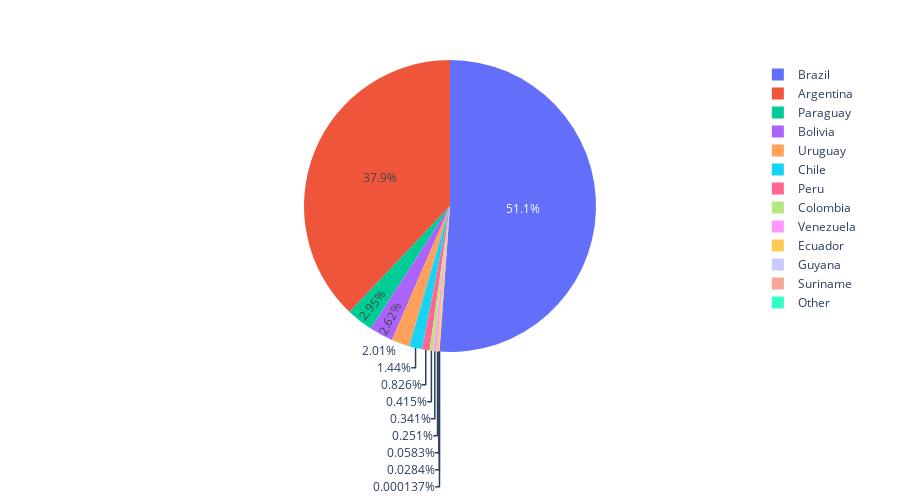

The notebook cell saved with this chart:
### Code cell
geemap.pie_chart(df, names='NAME', values='sum', max_rows=20, height=500)

### Figure 1 — Plotly figure (JSON) as saved in the notebook; plotly's stock layout.template omitted (floating-point values rounded to 4 significant figures)
{"data": [{"domain": {"x": [0, 1], "y": [0, 1]}, "hovertemplate": "NAME=%{label}<br>sum=%{value}<extra></extra>", "labels": ["Brazil", "Argentina", "Paraguay", "Bolivia", "Uruguay", "Chile", "Peru", "Colombia", "Venezuela", "Ecuador", "Guyana", "Suriname", "Other"], "legendgroup": "", "name": "", "showlegend": true, "type": "pie", "values": [747100.0, 553900.0, 43050.0, 38220.0, 29300.0, 21110.0, 12070.0, 6063.0, 4984.0, 3669.0, 852.1, 415.0, 2]}], "layout": {"height": 500, "legend": {"tracegroupgap": 0}, "margin": {"t": 60}}}
